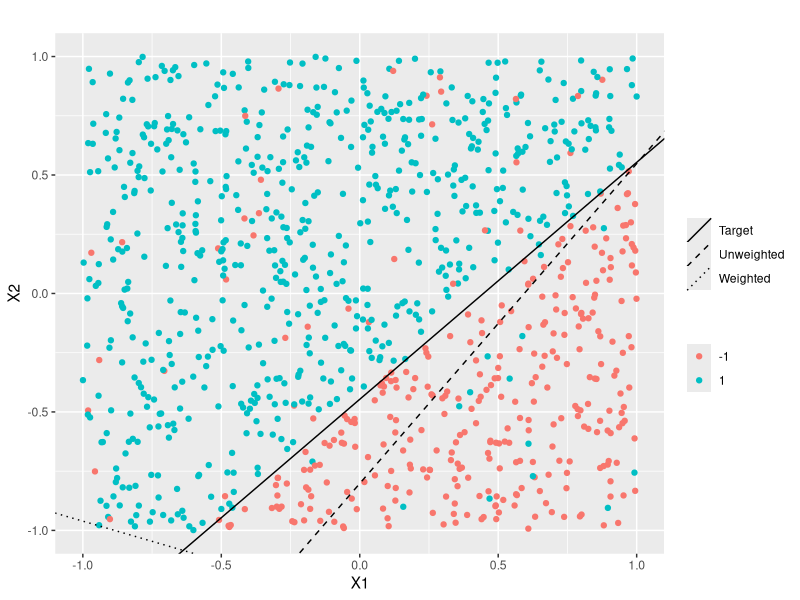

The R script that drew this image:
## ---- chunk 1
## Find a separating line
PX1 <-runif(2,min=-1,max=1)
PX2 <-runif(2,min=-1,max=1)
slope <- diff(PX2)/diff(PX2)
intercept <- PX2[1]-slope*PX1[1]

## Training points
ntrain <- 100
X1 <- runif(ntrain,min=-1,max=1)
X2 <- runif(ntrain,min=-1,max=1)
X <- cbind(rep(1,ntrain),X1,X2)
Y <- ifelse(X2>intercept+slope*X1,+1,-1)
## Add 5% errors
err <- sample(ntrain,ntrain*0.05)
Y[err] <- -Y[err] 

## Testing points
ntest<- 1000
X1_test <- runif(ntest,min=-1,max=1)
X2_test <- runif(ntest,min=-1,max=1)
X_test <- cbind(rep(1,ntest),X1_test,X2_test)
Y_test <- ifelse(X2_test>intercept+slope*X1_test,+1,-1)
## Add 5% errors
err <- sample(ntest,ntest*0.05)
Y_test[err] <- -Y_test[err] 
## ---- chunk 2
## Initialize
w_uw<- c(0,0,0)
Y_hat <- X %*% w_uw
count <- 1
change <- 1
maxit <- 1000
## PLA
Einvec <- NULL
while (count < maxit)
{
  miss_class <- which(sign(Y_hat)!=sign(Y))
  n <- ifelse(length(miss_class)>1,sample(miss_class,1),miss_class)
  w_temp <- w_uw+(Y[n]%*% X[n,])
  Y_hat <- X %*% t(w_temp)
  Ein <- length(which(sign(Y_hat)!=Y))
  Einvec <- rbind(Einvec,Ein)
  if (count >1)
  {
    if (Einvec[count]<Einvec[count-1]){change <- 1}else{change <- 0}
  }
  if (change ==1)
  {
    w_uw <- w_temp
  }
  Y_hat <- X %*% t(w_uw)
  count <- count+1
}

## ---- chunk 3
## Initialize
weight <- 9
w_w<- c(0,0,0)
Y_hat <- X %*% w_w
count <- 1
change <- 1
## PLA
Einvec <- NULL
while (count < maxit)
{
  miss_class <- which(sign(Y_hat)!=sign(Y))
  len1 <-length(which(Y[miss_class] ==1))
  lenm1 <-length(which(Y[miss_class] ==-1))
  prob <-ifelse(Y[miss_class]==1,(len1*weight/(lenm1+len1*weight))/len1, (lenm1/(lenm1+len1*weight))/lenm1)
  n <- ifelse(length(miss_class)>1,sample(miss_class,1,prob=c(prob)),miss_class)
  w_temp <- w_w+(Y[n]%*% X[n,])
  Y_hat <- X %*% t(w_temp)
  Ein <- length(which(sign(Y_hat)!=Y&Y==1))*weight+length(which(sign(Y_hat)!=Y&Y==-1))
  Einvec <- rbind(Einvec,Ein)
  if (count >1)
  {
    if (Einvec[count]<Einvec[count-1]){change <- 1}else{change <- 0}
  }
  if (change ==1)
  {
    w_w <- w_temp
  }
  Y_hat <- X %*% t(w_w)
  count <- count+1
}

## ---- chunk 4
Y_hat_test_uw <- X_test %*% t(w_uw)
Eout_unw <- length(which(sign(Y_hat_test_uw)!=Y_test))/length(Y_test) 
Y_hat_test_w <- X_test %*% t(w_w)
Eout_w <- length(which(sign(Y_hat_test_w)!=Y_test))/length(Y_test) 

table(actual=Y_test,predicted_unweighted=sign(Y_hat_test_uw))

table(actual=Y_test,predicted_weighted=sign(Y_hat_test_w))
## ---- chunk 5
Eout_unw # Out-of-sample error of the unweighted PLA
Eout_w # Out-of-sample error of the weighted PLA

## ---- chunk 6
library(ggplot2)
int_w <- -w_w[,1]/w_w[,3]
slope_w <- -w_w[,2]/w_w[,3]
int_uw <- -w_uw[,1]/w_uw[,3]
slope_uw <- -w_uw[,2]/w_uw[,3]

X_test <- as.data.frame(X_test)

ggplot()+
geom_point(data=X_test,aes(X_test$X1_test,X_test$X2_test,color=as.factor(Y_test)))+
geom_abline(aes(intercept = intercept,slope=slope,linetype="Target"))+
geom_abline(aes(intercept = int_w,slope=slope_w,linetype="Weighted"))+
geom_abline(aes(intercept = int_uw,slope=slope_uw,linetype="Unweighted"))+
labs(x="X1",y="X2",color="",title="")+
scale_linetype_manual(name ="",values=c(1,2,3))



